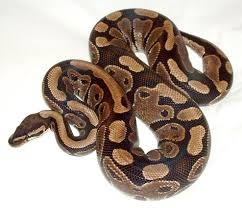
#> input picture Lab2/Picture1.jpeg, 242 x 208 px, found by its file name
$ python q5.py
#> lines starting #> are read from the running program, lines starting #| are printed output that depends on the picture
import cv2

# Load the image
image = cv2.imread('Picture1.jpeg')
#> image is the input picture: shape (208, 242, 3); mean B, G, R 157.1, 166.8, 180.2

# Define the desired dimensions for the resized image
width = 500
height = 200

# Resize the image
resized_image = cv2.resize(image, (width, height))
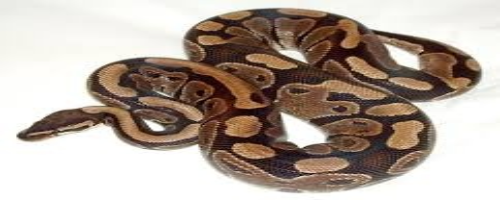
#> resized_image: shape (200, 500, 3); mean B, G, R 157, 166.7, 180.1

# Save the resized image
cv2.imwrite('resized_image.jpg', resized_image)

$ run again, with Lab2/input.png saved as Lab2/Picture1.jpeg
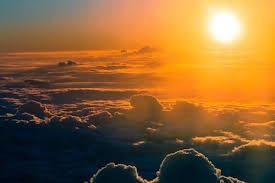
#> input picture Lab2/input.png, 275 x 183 px, found by its file name
#> image is the input picture: shape (183, 275, 3); mean B, G, R 54.3, 98.8, 137.2
#> `resized_image = cv2.resize(image, (width, height))`:
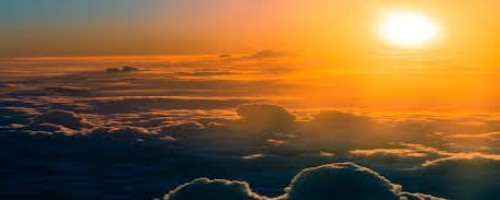
#> resized_image: shape (200, 500, 3); mean B, G, R 54.2, 98.7, 137.1

$ run again, with Lab2/sample.jpg copied over Lab2/Picture1.jpeg
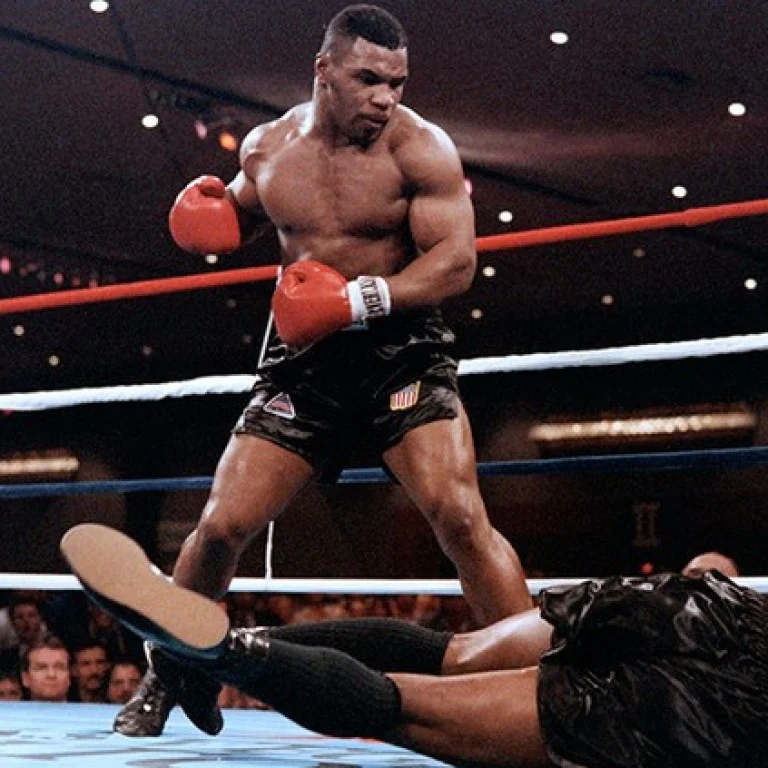
#> input picture Lab2/sample.jpg, 768 x 768 px, found by its file name
#> image is the input picture: shape (768, 768, 3); mean B, G, R 47.7, 46.3, 60.2
#> `resized_image = cv2.resize(image, (width, height))`:
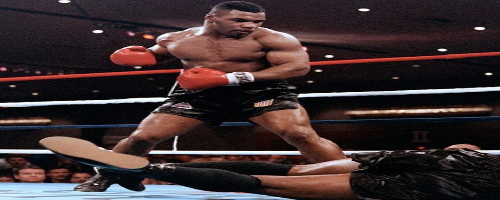
#> resized_image: shape (200, 500, 3); mean B, G, R 47.6, 46.2, 60.1
